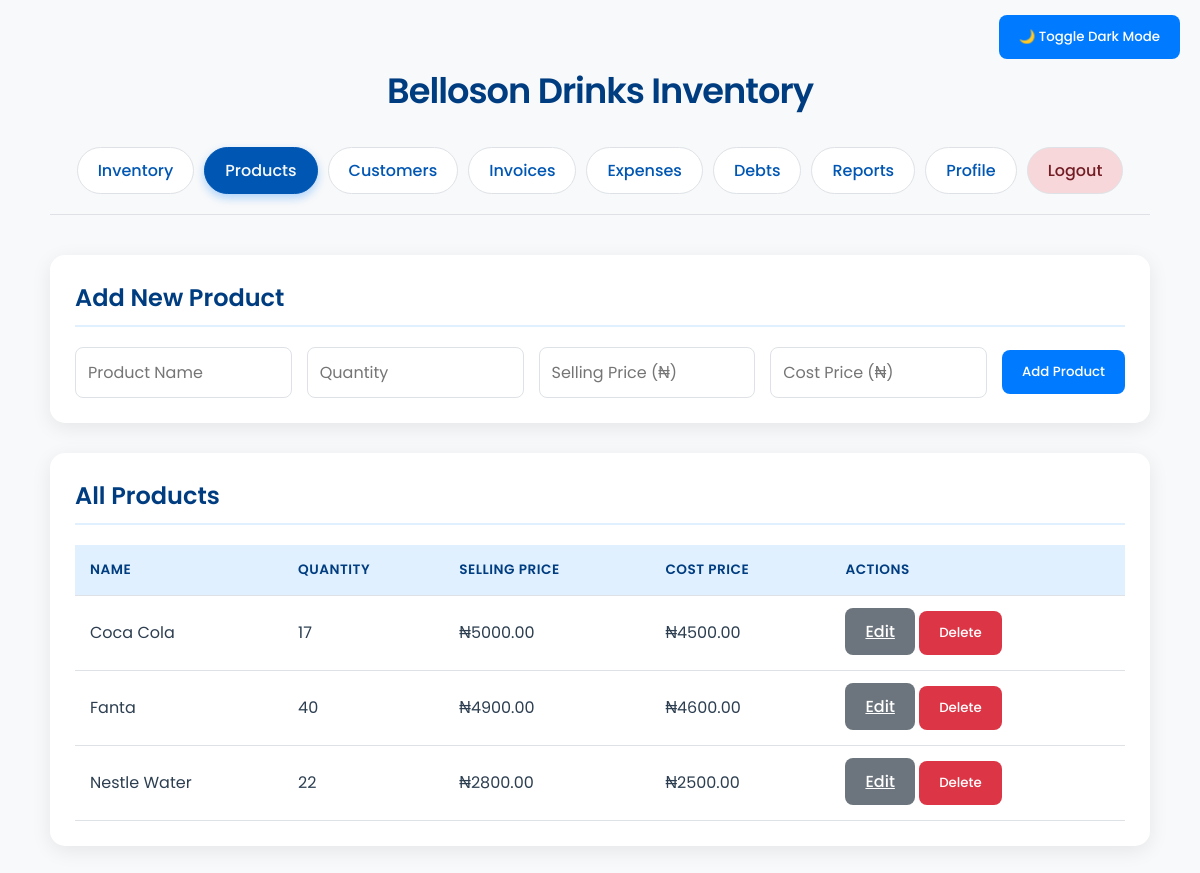
The page /products (signed in) on the database its author committed.
### models.py (models this page shows)
class Product(db.Model):
    id = db.Column(db.Integer, primary_key=True)
    name = db.Column(db.String(100), nullable=False)
    quantity = db.Column(db.Integer, nullable=False)
    selling_price = db.Column(db.Float, nullable=False)
    cost_price = db.Column(db.Float, nullable=False)

### app.py (the view, shortened to what this page needs)
@app.route('/products', methods=['GET', 'POST'])
@login_required
def products():
    all_products = Product.query.all()
    return render_template('products.html', products=all_products)

### app.py (called while the page is built)
@login_manager.user_loader
def load_user(user_id):
    return User.query.get(int(user_id))

### templates/products.html (shortened to what this page needs)
<!DOCTYPE html>
<html lang="en">
<head>
    <link rel="stylesheet" href="{{ url_for('static', filename='style.css') }}">
    <button id="darkModeToggle" style="position: fixed; top: 15px; right: 20px; z-index: 1000;">
  🌙 Toggle Dark Mode
</button>
</head>
<body>
    <div class="container">
        <h1>Belloson Drinks Inventory</h1>
    <div class="tabs">
        <a href="{{ url_for('inventory') }}" class="tab {% if request.endpoint == 'inventory' %}active{% endif %}">Inventory</a>
        <a href="{{ url_for('products') }}" class="tab {% if request.endpoint == 'products' %}active{% endif %}">Products</a>
        <a href="{{ url_for('customers') }}" class="tab {% if request.endpoint == 'customers' %}active{% endif %}">Customers</a>
        <a href="{{ url_for('invoices') }}" class="tab {% if request.endpoint == 'invoices' %}active{% endif %}">Invoices</a>
        <a href="{{ url_for('expenses') }}" class="tab {% if request.endpoint == 'expenses' %}active{% endif %}">Expenses</a>
        <a href="{{ url_for('debts') }}" class="tab {% if request.endpoint == 'debts' %}active{% endif %}">Debts</a>
        <a href="{{ url_for('reports') }}" class="tab {% if request.endpoint == 'reports' %}active{% endif %}">Reports</a>
        <a href="{{ url_for('profile') }}" class="tab {% if request.endpoint == 'profile' %}active{% endif %}">Profile</a>
        <a href="{{ url_for('logout') }}" class="tab" style="background-color: #f8d7da; color: #721c24;">Logout</a>
    </div>
        <div class="card">
            <h2>Add New Product</h2>
            <form action="{{ url_for('products') }}" method="POST" class="form-row">
                <input type="text" name="name" placeholder="Product Name" required>
                <input type="number" name="quantity" placeholder="Quantity" min="0" required>
                <input type="number" name="selling_price" placeholder="Selling Price (₦)" step="0.01" min="0" required>
                <input type="number" name="cost_price" placeholder="Cost Price (₦)" step="0.01" min="0" required>
                <button type="submit">Add Product</button>
            </form>
        </div>
        <div class="card">
            <h2>All Products</h2>
            <div class="table-responsive">
                <table>
                    <thead>
                        <tr>
                            <th>Name</th>
                            <th>Quantity</th>
                            <th>Selling Price</th>
                            <th>Cost Price</th>
                            <th>Actions</th>
                        </tr>
                    </thead>
                    <tbody>
                        {% for product in products %}
                        <tr>
                            <td>{{ product.name }}</td>
                            <td>{{ product.quantity }}</td>
                            <td>₦{{ "%.2f"|format(product.selling_price) }}</td>
                            <td>₦{{ "%.2f"|format(product.cost_price) }}</td>
                            <td class="actions">
                                <a href="{{ url_for('edit_product', product_id=product.id) }}" class="btn btn-secondary">Edit</a>
                                <form action="{{ url_for('delete_product', product_id=product.id) }}" method="POST" style="display:inline;" onsubmit="return confirm('Are you sure you want to delete this product?');">
                                    <button type="submit" class="btn btn-danger">Delete</button>
                                </form>
                            </td>
                        </tr>
                        {% else %}
                        <tr>
                            <td colspan="5" style="text-align: center;">No products found.</td>
                        </tr>
                        {% endfor %}
                    </tbody>
                </table>
            </div>
        </div>
    </div>
</body>
</html>

### static/style.css (style rules this page uses)
:root { --primary-blue: #0056b3; --secondary-blue: #007bff; --light-blue: #e0f0ff; --dark-blue: #003d80; --text-dark: #2c3e50; --text-light: #f8f9fa; --background-light: #f8f9fa; --background-dark: #121212; --card-bg-light: #ffffff; --card-bg-dark: #1e1e1e; --border-color: #dee2e6; --shadow-color: rgba(0, 0, 0, 0.08); --success-color: #28a745; --danger-color: #dc3545; --warning-color: #ffc107; }
body { font-family: 'Poppins', sans-serif; background-color: var(--background-light); color: var(--text-dark); margin: 0; padding: 20px; transition: background-color 0.3s ease, color 0.3s ease; }
.container { max-width: 1100px; margin: 0 auto; padding: 20px; }
h1, h2, h3 { font-weight: 600; color: var(--dark-blue); }
h1 { text-align: center; font-size: 2.2rem; margin-bottom: 30px; letter-spacing: -1px; }
h2 { font-size: 1.5rem; margin-top: 0; margin-bottom: 20px; border-bottom: 2px solid var(--light-blue); padding-bottom: 10px; }
.card { background-color: var(--card-bg-light); padding: 25px; border-radius: 15px; box-shadow: 0 5px 20px var(--shadow-color); margin-bottom: 30px; transition: transform 0.3s ease, box-shadow 0.3s ease; opacity: 0; transform: translateY(20px); animation: fade-in-up 0.5s ease forwards; }
.tabs { display: flex; justify-content: center; flex-wrap: wrap; gap: 10px; margin-bottom: 40px; border-bottom: 1px solid var(--border-color); padding-bottom: 20px; }
.tab { padding: 10px 20px; text-decoration: none; color: var(--primary-blue); background-color: #fff; border: 1px solid var(--border-color); border-radius: 50px; font-weight: 500; transition: all 0.3s ease; }
.tab.active { background-color: var(--primary-blue); color: var(--text-light); border-color: var(--primary-blue); box-shadow: 0 4px 10px rgba(0, 123, 255, 0.3); }
.form-row, .form-group { display: flex; gap: 15px; flex-wrap: wrap; align-items: center; }
input[type="text"], input[type="number"], input[type="password"], select { padding: 12px; border: 1px solid var(--border-color); border-radius: 8px; flex: 1; min-width: 150px; font-family: 'Poppins', sans-serif; font-size: 1rem; transition: border-color 0.3s ease, box-shadow 0.3s ease; }
.btn, button { background-color: var(--secondary-blue); color: white; border: none; padding: 12px 20px; border-radius: 8px; cursor: pointer; font-weight: 500; font-family: 'Poppins', sans-serif; transition: background-color 0.3s ease, transform 0.2s ease, box-shadow 0.3s ease; }
.btn-danger, .btn-danger:hover { background-color: var(--danger-color); }
.btn-secondary, .btn-secondary:hover { background-color: #6c757d; }
.table-responsive { overflow-x: auto; }
table { width: 100%; border-collapse: collapse; text-align: left; }
th, td { padding: 15px; border-bottom: 1px solid var(--border-color); }
th { background-color: var(--light-blue); color: var(--dark-blue); font-weight: 600; text-transform: uppercase; font-size: 0.85rem; letter-spacing: 0.5px; }
tbody tr { transition: background-color 0.2s ease; }

### rows shown on the page
Product: name "Coca Cola", quantity "17", selling_price "5000.00", cost_price "4500.00"
Product: name "Fanta", quantity "40", selling_price "4900.00", cost_price "4600.00"
Product: name "Nestle Water", quantity "22", selling_price "2800.00", cost_price "2500.00"
